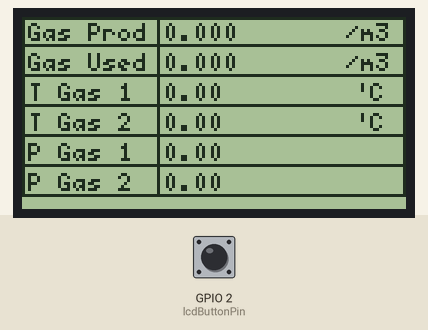
Bench run of a program on a simulated ESP32. Shown: 128×64 one-colour display. Inputs (shaded band) come from the test bench; at power-on: GPIO 2 (lcdButtonPin) LOW. WiFi joins after 1.5 s; servers stay silent unless stated; network time is answered at once with the bench clock; the local clock reads 2024-03-15 10:24:30 at power-on unless the program sets it; what the program prints to the serial monitor is not drawn.

Above: at 6.0 s.
6.1 s: GPIO 2 (lcdButtonPin) pulled HIGH for 3.2 s
At 11.2 s:
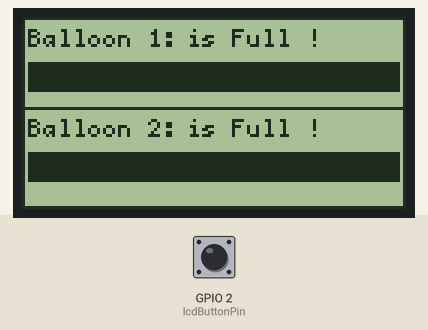
11.9 s: GPIO 2 (lcdButtonPin) pulled HIGH for 0.15 s
15.0 s: GPIO 2 (lcdButtonPin) driven HIGH
At 16.1 s:
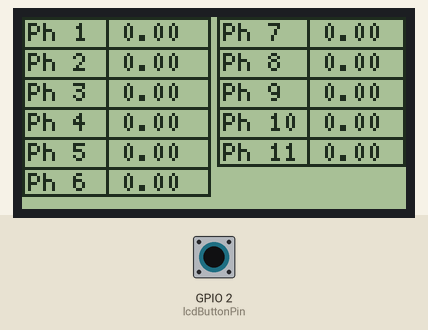
17.0 s: GPIO 2 (lcdButtonPin) pulsed LOW 5 times (0.12 s each, 0.3 s apart)
Timing chart, 0 to 20.0 s (numbered marks = the images above; inputs shaded):
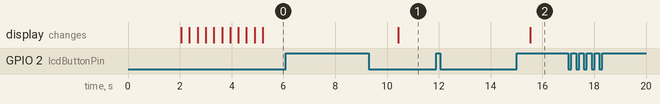

Measured:
- after the input at 6.1 s, the display: changes after 4.3 s (image 1)
- after the input at 11.9 s, every drawn part: stays the same

The program:

main.cpp
```cpp
#include <Arduino.h>
#include <WiFi.h>
#include <HTTPClient.h>
#include <NTPClient.h>
#include <WiFiUdp.h>
#include <U8g2lib.h>
#include "time.h"

// NTP Server Configuration
const char* ntpServer       = "pool.ntp.org";
const long gmtOffset_sec    = 25200; // GMT+7
struct tm p_tm;
//======================================network configuration======================================//
const char *ssid        = "OPTIMASI SISTEM DIGITAL";
const char *password    = "osd191067";
const char *serverUrl   = "#";

//======================================display configuration======================================//
U8G2_ST7920_128X64_F_SW_SPI u8g2(U8G2_R0, 18, 23, 5, 22); // SPI = E, R/W, RS, RST

//======================================real time (NTP) configuration======================================//
WiFiClient client;
WiFiUDP ntpUDP;
NTPClient timeClient(ntpUDP, ntpServer, gmtOffset_sec, 60000);

//======================================Millis (time interval) configuration======================================//
unsigned long lastSendTime          = 0;
const unsigned long sendInterval    = 3600000; // 1 hour
unsigned long lastDebugTime         = 0;
const unsigned long debugInterval   = 1000; // 1 second

unsigned long lastUpdateTime        = 0; // Waktu terakhir fungsi diperbarui
unsigned long lastRefreshTime       = 0; // Waktu terakhir tampilan diperbarui
const unsigned long updateInterval  = 30000; // Interval 30 detik untuk bergantian fungsi
const unsigned long refreshInterval = 5000; // Interval 5 detik untuk refresh tampilan
bool showBalloonLevel               = false; // Flag untuk menentukan fungsi mana yang akan ditampilkan

//======================================variable declarations======================================//
float phValues[11], gasValues[2], pressureValues[2], temperatureValues[2];
float cm_1 = 0;
float cm_2 = 0;

bool dataSend = false;

//======================================Lcd Configuration======================================//
int currentScreen = 0; // 0 = Gas Data, 1 = Balloon Level, 2 = PH Meter

//======================================pins declarations======================================//
const int lcdButtonPin              = 2;
bool lcdButtonPressed               = false;
int lcdButtonState                  = LOW;
unsigned long debounceDelay         = 100; //100ms
unsigned long lastDebounceTime      = 0;

//======================================function declaration======================================//
void connectToWiFi();
void loading_lcd();
void sendDataToServer();
void receiveDataFromArduino(String dataReceived, int source);
void debugReceivedData();
void checkWiFiConnection();
void ensureTimeSync();
void displayGasData();
void displayBalloonLevel();
void printHttpResponse(HTTPClient& http, int httpResponseCode);
void handleButtonPressed();
void updateScreen();

void setup() {
    Serial.begin(9600); // master 1 Serial for Debugging
    Serial2.begin(9600, SERIAL_8N1, 16, 17); // master 2 serial (gas meter)
    connectToWiFi();
    timeClient.begin();
    u8g2.begin();
    loading_lcd();
}

void loop() {
    ensureTimeSync();

    timeClient.update();
    time_t now = timeClient.getEpochTime();
    localtime_r(&now, &p_tm);

    unsigned long currentMillis = millis();

    // Manage data sending every hour
    if (!dataSend && p_tm.tm_min == 1) {
        sendDataToServer();
        dataSend = true;
    }

    if (p_tm.tm_min == 2) {
        dataSend = false;
    }

    // Check and read data from Arduino Nano
    if (Serial.available() > 0) {
        String dataReceived = Serial.readStringUntil('\n');
        receiveDataFromArduino(dataReceived, 1); // Read from Arduino Nano
    }

    // Check and read data from Arduino Uno
    if (Serial2.available() > 0) {
        String dataReceived = Serial2.readStringUntil('\n');
        receiveDataFromArduino(dataReceived, 2); // Read from Arduino Uno
    }

    // Check Wi-Fi connection
    checkWiFiConnection();

    // Debug received data every second
    if (millis() - lastDebugTime >= debugInterval) {
        debugReceivedData();
        lastDebugTime = millis();
    }

    // Bergantian antara displayGasData(), displayBalloonLevel(), displayPhMeter() setiap 30 detik
    if (currentMillis - lastUpdateTime >= updateInterval) {
        currentScreen = (currentScreen + 1) % 3; // Looping screens 0, 1, 2
        lastUpdateTime = currentMillis;
        lastRefreshTime = currentMillis;
    }

    // Refresh screen setiap 5 detik saat fungsi aktif
    if (currentMillis - lastRefreshTime >= refreshInterval) {
        updateScreen();
        lastRefreshTime = currentMillis;
    }

    handleButtonPressed();
}

void connectToWiFi() {
    WiFi.begin(ssid, password);
    while (WiFi.status() != WL_CONNECTED) {
        Serial.println("Connecting to WiFi...");
        delay(1000);
    }
    Serial.println("Connected to WiFi");
}

void ensureTimeSync() {
    if (!timeClient.update()) {
        // Serial.println("Failed to synchronize time.");
    }
}

void checkWiFiConnection() {
    if (WiFi.status() != WL_CONNECTED) {
        Serial.println("WiFi disconnected. Reconnecting...");
        connectToWiFi();
    }
}

void receiveDataFromArduino(String dataReceived, int source) {
    const int maxUnoValues  = 13;
    const int maxNanoValues = 6;

    // Process data based on the source
    if (source == 1) { // Data from Arduino Uno
        float values[13] = {0};
        int index = 0;

        // Split the data by comma and store it in the values array
        int startIndex = 0, commaIndex;
        while ((commaIndex = dataReceived.indexOf(',', startIndex)) != -1 && index < maxUnoValues) {
            values[index++] = dataReceived.substring(startIndex, commaIndex).toFloat();
            startIndex = commaIndex + 1;
        }
        // Capture the last value if there's remaining data
        if (startIndex < dataReceived.length() && index < maxUnoValues) {
            values[index++] = dataReceived.substring(startIndex).toFloat();
        }

        if (index == maxUnoValues) {
            memcpy(phValues, values, sizeof(float) * 11); // Copy pH values
            cm_1 = values[11];  // cm_1 from index 11
            cm_2 = values[12];  // cm_2 from index 12
        }

    } else if (source == 2) { // Data from Arduino Nano
        float values[6] = {0};
        int index = 0;

        // Split the data by comma and store it in the values array
        int commaIndex;
        while ((commaIndex = dataReceived.indexOf(',')) != -1 && index < maxNanoValues) {
            values[index++] = dataReceived.substring(0, commaIndex).toFloat();
            dataReceived.remove(0, commaIndex + 1);
        }
        // Capture the last value if there's remaining data
        if (index < maxNanoValues && dataReceived.length() > 0) {
            values[index++] = dataReceived.toFloat();
        }

        if (index == maxNanoValues) {
            // Split into respective arrays for gas, pressure, and temperature values
            memcpy(gasValues, values, sizeof(float) * 2);           // Copy gas values
            memcpy(pressureValues, values + 2, sizeof(float) * 2);  // Copy pressure values
            memcpy(temperatureValues, values + 4, sizeof(float) * 2); // Copy temperature values
        }
    }
}

void sendDataToServer() {
    if (WiFi.status() == WL_CONNECTED) {
        HTTPClient http;
            String postData = "ph_1=" + String(phValues[0], 2) +
                            "&ph_2=" + String(phValues[1], 2) +
                            "&ph_3=" + String(phValues[2], 2) +
                            "&ph_4=" + String(phValues[3], 2) +
                            "&ph_5=" + String(phValues[4], 2) +
                            "&ph_6=" + String(phValues[5], 2) +
                            "&ph_7=" + String(phValues[6], 2) +
                            "&ph_8=" + String(phValues[7], 2) +
                            "&ph_9=" + String(phValues[8], 2) +
                            "&ph_10=" + String(phValues[9], 2) +
                            "&ph_11=" + String(phValues[10], 2) +
                            "&gas_value_1=" + String(gasValues[0], 3) +
                            "&pressureGas_1=" + String(pressureValues[0], 3) +
                            "&TemperatureGas_1=" + String(temperatureValues[0], 3) +
                            "&gas_value_2=" + String(gasValues[1], 3) +
                            "&pressureGas_2=" + String(pressureValues[1], 3) +
                            "&TemperatureGas_2=" + String(temperatureValues[1], 3) +
                            "&distance1=" + String(cm_1, 2) +
                            "&distance2=" + String(cm_2, 2);

        Serial.println("Sending data to server...");
        Serial.println("POST data: " + postData);

        http.begin(serverUrl);
        http.addHeader("Content-Type", "application/x-www-form-urlencoded");

        int httpResponseCode = http.POST(postData);
        printHttpResponse(http, httpResponseCode);
        http.end();
    } else {
        Serial.println("WiFi not connected. Cannot send data.");
    }
}

void printHttpResponse(HTTPClient& http, int httpResponseCode) {
    if (httpResponseCode > 0) {
        // Server gives response
        Serial.println("HTTP Response code: " + String(httpResponseCode));
        String response = http.getString();
        Serial.println("Server response: " + response);
    } else {
        // Error occurred
        Serial.println("Error in sending POST: " + String(httpResponseCode));
        if (httpResponseCode == -1) {
            Serial.println("Network error. Please check the connection.");
        } else {
            Serial.println("HTTP error code: " + String(httpResponseCode));
        }
    }
}

void debugReceivedData() {
    Serial.print("pH 1: ");
    Serial.println(phValues[0], 2);

    Serial.print("pH 2: ");
    Serial.println(phValues[1], 2);

    Serial.print("pH 3: ");
    Serial.println(phValues[2], 2);

    Serial.print("pH 4: ");
    Serial.println(phValues[3], 2);

    Serial.print("pH 5: ");
    Serial.println(phValues[4], 2);

    Serial.print("pH 6: ");
    Serial.println(phValues[5], 2);

    Serial.print("pH 7: ");
    Serial.println(phValues[6], 2);

    Serial.print("pH 8: ");
    Serial.println(phValues[7], 2);

    Serial.print("pH 9: ");
    Serial.println(phValues[8], 2);

    Serial.print("pH 10: ");
    Serial.println(phValues[9], 2);

    Serial.print("pH 11: ");
    Serial.println(phValues[10], 2);

    Serial.print("Gas 1: ");
    Serial.println(gasValues[0], 3);

    Serial.print("Gas 2: ");
    Serial.println(gasValues[1], 3);

    Serial.print("Pressure 1: ");
    Serial.println(pressureValues[0], 2);

    Serial.print("Pressure 2: ");
    Serial.println(pressureValues[1], 2);

    Serial.print("Temperature Gas 1: ");
    Serial.println(temperatureValues[0], 2);

    Serial.print("Temperature Gas 2: ");
    Serial.println(temperatureValues[1], 2);

    Serial.print("Baloon 1: ");
    Serial.println(cm_1, 2);

    Serial.print("Baloon 2: ");
    Serial.println(cm_2, 2);

    Serial.print("Local time now: ");
    Serial.print(p_tm.tm_hour);
    Serial.print(":");
    Serial.print(p_tm.tm_min);
    Serial.print(":");
    Serial.print(p_tm.tm_sec);
    Serial.println();
}

void loading_lcd() {
    u8g2.clearBuffer();
    u8g2.setFont(u8g2_font_5x7_tf);
    u8g2.setFontMode(1); // Bold
    u8g2.drawStr(8, 15, "... Loading data ...");
    u8g2.drawStr(45, 25, "");
    u8g2.setFontMode(0); // reset Bold

    int barWidth    = 100;
    int barHeight   = 10;
    int progress    = 0;

    for (int i = 0; i < barWidth; i++) {
        u8g2.drawBox(14 + i, 40, 1, barHeight);
        u8g2.sendBuffer();
        delay(3);

        if (i % 10 == 0) {
            progress += 10;
        }
    }
}

void displayBalloonLevel() {
    u8g2.clearBuffer();
    u8g2.setFont(u8g2_font_5x7_tr);
    u8g2.drawFrame(0, 0, u8g2.getDisplayWidth(), 64);

    /* ===================== Balloon 1 ===================== */
    u8g2.drawStr(2, 10, "Balloon 1: ");

    float nilai_relatif_1   = cm_1 - 20;
    int persentase_1        = 100 - nilai_relatif_1;
    persentase_1            = constrain(persentase_1, 0, 100);

    char BlnLvl1[10];
    dtostrf(persentase_1, 4, 0, BlnLvl1);

    if (persentase_1 == 100) {
        u8g2.drawStr(55, 10, "is Full !");
    } else if(persentase_1 <= 10) {
        u8g2.drawStr(55, 10, "is Empty !");
    } else {
        u8g2.drawStr(55, 10, BlnLvl1);
        u8g2.drawStr(103, 10, "%");
    }

    int barHeight   = 10;
    int barWidth    = (u8g2.getDisplayWidth() - 4) * persentase_1 / 100;
    u8g2.drawBox(2, 15, barWidth, barHeight);

    u8g2.drawHLine(0, 30, u8g2.getDisplayWidth());

    /* ===================== Balloon 2 ===================== */
    u8g2.drawStr(2, 40, "Balloon 2: ");

    float nilai_relatif_2   = cm_2 - 20;
    int persentase_2        = 100 - nilai_relatif_2;
    persentase_2            = constrain(persentase_2, 0, 100);

    char BlnLvl2[10];
    dtostrf(persentase_2, 4, 0, BlnLvl2);

    if (persentase_2 == 100) {
        u8g2.drawStr(55, 40, "is Full !");
    } else if(persentase_2 <= 10) {
        u8g2.drawStr(55, 10, "is Empty !");
    } else {
        u8g2.drawStr(55, 40, BlnLvl2);
        u8g2.drawStr(103, 40, "%");
    }

    barWidth = (u8g2.getDisplayWidth() - 4) * persentase_2 / 100;
    u8g2.drawBox(2, 45, barWidth, barHeight);

    /* ===================== Send Buffer ===================== */
    u8g2.sendBuffer();
}

void displayGasData() {
    //untuk menampilkan data gas meter
    u8g2.clearBuffer();
    u8g2.setFont(u8g2_font_5x7_tr);
    u8g2.drawFrame(0, 0, u8g2.getDisplayWidth(), 60);
    /* ===================== Space ===================== */

    u8g2.drawStr(2, 8, "Gas Prod");

    char GfStr[10];
    dtostrf(gasValues[0], 4, 3, GfStr);
    u8g2.drawStr(47, 8, GfStr);
    u8g2.drawStr(103, 8, " /m3");

    u8g2.drawHLine(0, 9, u8g2.getDisplayWidth());

    /* ===================== Space ===================== */

    u8g2.drawStr(2, 18, "Gas Used");

    char Gf2Str[10];
    dtostrf(gasValues[1], 4, 3, Gf2Str);
    u8g2.drawStr(47, 18, Gf2Str);
    u8g2.drawStr(103, 18, " /m3");

    u8g2.drawHLine(0, 19, u8g2.getDisplayWidth());

    /* ===================== Space ===================== */

    u8g2.drawStr(2, 28, "T Gas 1");

    char TempGasStr[10];
    dtostrf(temperatureValues[0], 4, 2, TempGasStr);
    u8g2.drawStr(47, 28, TempGasStr);
    u8g2.drawStr(106, 28, " 'C");

    u8g2.drawHLine(0, 29, u8g2.getDisplayWidth());


    u8g2.drawStr(2, 38, "T Gas 2");

    dtostrf(temperatureValues[1], 4, 2, TempGasStr);
    u8g2.drawStr(47, 38, TempGasStr);

    u8g2.drawStr(106, 38, " 'C");

    u8g2.drawHLine(0, 39, u8g2.getDisplayWidth());

    /* ===================== Space ===================== */

    u8g2.drawStr(2, 48, "P Gas 1");

    char pressGasStr[10];
    dtostrf(pressureValues[0], 4, 2, pressGasStr);
    u8g2.drawStr(47, 48, pressGasStr); //26

    u8g2.drawHLine(0, 49, u8g2.getDisplayWidth());

    u8g2.drawStr(2, 58, "P Gas 2");

    dtostrf(pressureValues[1], 4, 2, pressGasStr);
    u8g2.drawStr(47, 58, pressGasStr);

    u8g2.drawVLine(45, 0, 60); //garis vertikal

    u8g2.sendBuffer();
}

void displayPhMeter() {
    //screen 2 untuk menampilkan data Ph meter

    u8g2.clearBuffer();
    u8g2.setFont(u8g2_font_5x7_tr);

    u8g2.drawFrame(0, 0, 63, 60); //frame kiri

    /* ===================== Setup space kiri ===================== */

    u8g2.drawStr(2, 8, "Ph 1");

    char phStr[10];
    dtostrf(phValues[0], 4, 2, phStr);
    u8g2.drawStr(33, 8, phStr); //26

    u8g2.drawHLine(0, 10, 62);

    /* ===================== Setup space kiri ===================== */

    u8g2.drawStr(2, 18, "Ph 2");

    dtostrf(phValues[1], 4, 2, phStr);
    u8g2.drawStr(33, 18, phStr); //26

    u8g2.drawHLine(0, 20, 62);

    /* ===================== Setup space kiri ===================== */

    u8g2.drawStr(2, 28, "Ph 3");

    dtostrf(phValues[2], 4, 2, phStr);
    u8g2.drawStr(33, 28, phStr); //26

    u8g2.drawHLine(0, 30, 62);

    /* ===================== Setup space kiri ===================== */

    u8g2.drawStr(2, 38, "Ph 4");

    dtostrf(phValues[3], 4, 2, phStr);
    u8g2.drawStr(33, 38, phStr); //26

    u8g2.drawHLine(0, 40, 62);

    /* ===================== Setup space kiri ===================== */

    u8g2.drawStr(2, 48, "Ph 5");

    dtostrf(phValues[4], 4, 2, phStr);
    u8g2.drawStr(33, 48, phStr); //26

    u8g2.drawHLine(0, 50, 62);

    /* ===================== Setup space kiri ===================== */

    u8g2.drawStr(2, 58, "Ph 6");

    dtostrf(phValues[5], 4, 2, phStr);
    u8g2.drawStr(33, 58, phStr); //26

/* ===================== End Setup space Kiri ===================== */

/* =================== Start Setup space kanan ==================== */

    u8g2.drawFrame(65, 0, 63, 50); //frame kanan

    u8g2.drawStr(67, 8, "Ph 7");

    dtostrf(phValues[6], 4, 2, phStr);
    u8g2.drawStr(100, 8, phStr); //26

    u8g2.drawHLine(65, 10, 63);

    /* ===================== Setup space kanan ===================== */

    u8g2.drawStr(67, 18, "Ph 8");

    dtostrf(phValues[7], 4, 2, phStr);
    u8g2.drawStr(100, 18, phStr); //26

    u8g2.drawHLine(65, 20, 63);

    /* ===================== Setup space kanan ===================== */

    u8g2.drawStr(67, 28, "Ph 9");

    dtostrf(phValues[8], 4, 2, phStr);
    u8g2.drawStr(100, 28, phStr); //26

    u8g2.drawHLine(65, 30, 63);

    /* ===================== Setup space kanan ===================== */

    u8g2.drawStr(67, 38, "Ph 10");

    dtostrf(phValues[9], 4, 2, phStr);
    u8g2.drawStr(100, 38, phStr); //26

    u8g2.drawHLine(65, 40, 63);

    /* ===================== Setup space kanan ===================== */

    u8g2.drawStr(67, 48, "Ph 11");

    dtostrf(phValues[10], 4, 2, phStr);
    u8g2.drawStr(100, 48, phStr); //26

    //   u8g2.drawHLine(65, 50, 63);

    /* ===================== Setup space kanan ===================== */

    u8g2.drawVLine(28, 0, 60); //garis vertikal kiri
    u8g2.drawVLine(95, 0, 50); //garis vertikal kanan

    u8g2.sendBuffer();

}

void handleButtonPressed() {
    int buttonState = digitalRead(lcdButtonPin);

        if (buttonState == HIGH ) { // LOW = tombol ditekan
            // if (millis() - lastDebounceTime > debounceDelay) {
                // Ganti layar
                currentScreen = (currentScreen + 1) % 3;
                // lastDebounceTime = millis();

                Serial.println("button pressed");
            // }
        }
        lcdButtonState = buttonState;
}

void updateScreen() {
    switch (currentScreen) {
        case 0:
            displayGasData();
            break;
        case 1:
            displayBalloonLevel();
            break;
        case 2:
            displayPhMeter();
            break;
    }
}
```
